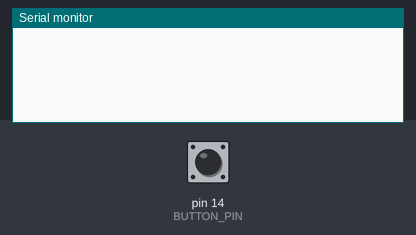
Bench run of a sketch on a simulated Arduino Uno, built with avr-gcc and run on an emulated ATmega328P. Shown: the last lines printed to the serial monitor. The inputs (shaded band) are chosen by the test bench; at power-on: pin 14 (BUTTON_PIN) HIGH.

Above: at 1.2 s.
1.3 s: pin 14 (BUTTON_PIN) pulled LOW for 0.15 s
At 2.6 s:
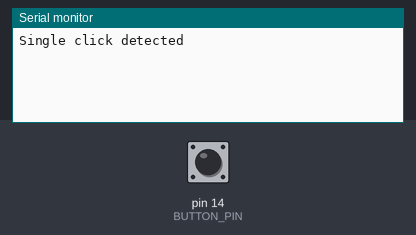
3.2 s: pin 14 (BUTTON_PIN) pulled LOW for 1 s
At 5.4 s:
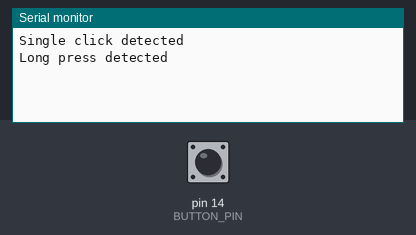
5.7 s: pin 14 (BUTTON_PIN) pulsed LOW 2 times (0.12 s each, 0.3 s apart)
At 7.0 s:
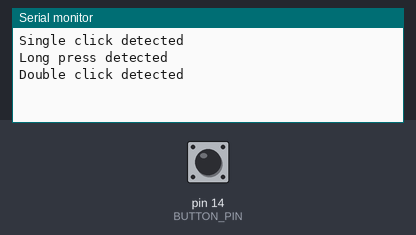

The sketch:

T2_Click_Detection.ino
```cpp
#include <Arduino.h>

// ---------- Hardware ----------
#define BUTTON_PIN        14     // button between GPIO14 and GND (internal pull-up used)

// ---------- Timing rules ----------
#define DEBOUNCE_MS       50     // the pin must stay at a new level longer than this
#define LONG_PRESS_MS     1000   // held longer than this = long press
#define DOUBLE_WINDOW_MS  400    // a 2nd press must start within this time, counted from the 1st press start

// ---------- Debounce variables ----------
int lastReading  = HIGH;             // raw pin reading from the previous check (may bounce)
int stableLevel  = HIGH;             // accepted button level (HIGH = released, LOW = pressed)
unsigned long lastChangeTime = 0;    // time when the raw reading last changed

// Returns true while the debounced button is held down.
bool buttonIsPressed() {
  int reading = digitalRead(BUTTON_PIN);

  if (reading != lastReading) {        // reading changed: restart the wait
    lastReading    = reading;
    lastChangeTime = millis();
  }
  if ((millis() - lastChangeTime) > DEBOUNCE_MS) {
    stableLevel = reading;             // stayed at this level long enough: accept it
  }
  return (stableLevel == LOW);
}

void setup() {
  Serial.begin(115200);
  pinMode(BUTTON_PIN, INPUT_PULLUP);   // released = HIGH, pressed = LOW
}

void loop() {
  if (buttonIsPressed()) {                         // a press has started
    unsigned long pressStart = millis();

    while (buttonIsPressed()) {                    // wait here until it is released
    }
    unsigned long pressDuration = millis() - pressStart;

    if (pressDuration > LONG_PRESS_MS) {
      Serial.println("Long press detected");
    } else {
      bool secondPress = false;
      while ((millis() - pressStart) < DOUBLE_WINDOW_MS) {   // watch for a 2nd press
        if (buttonIsPressed()) {
          secondPress = true;
          break;
        }
      }

      if (secondPress) {
        Serial.println("Double click detected");
        while (buttonIsPressed()) {                // let the 2nd press end before looking again
        }
      } else {
        Serial.println("Single click detected");
      }
    }
  }
}
```

Measured:
- after the input at 1.3 s, the serial monitor: prints a new line after 0.45 s (image 1)
- after the input at 3.2 s, the serial monitor: prints a new line after 1.1 s (image 2)
- after the input at 5.7 s, the serial monitor: prints a new line after 0.35 s (image 3)
